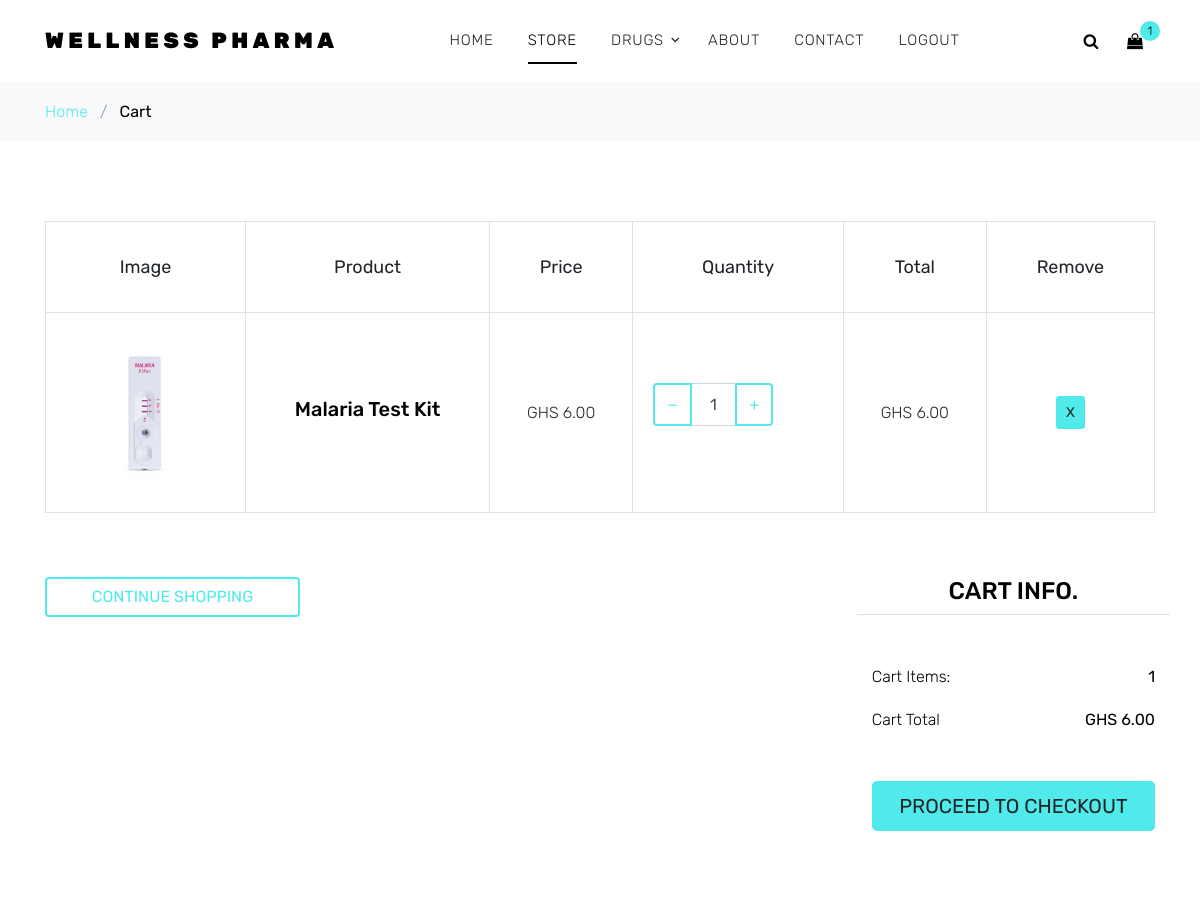
The page /cart (signed in, upper part) on the database as committed earlier.
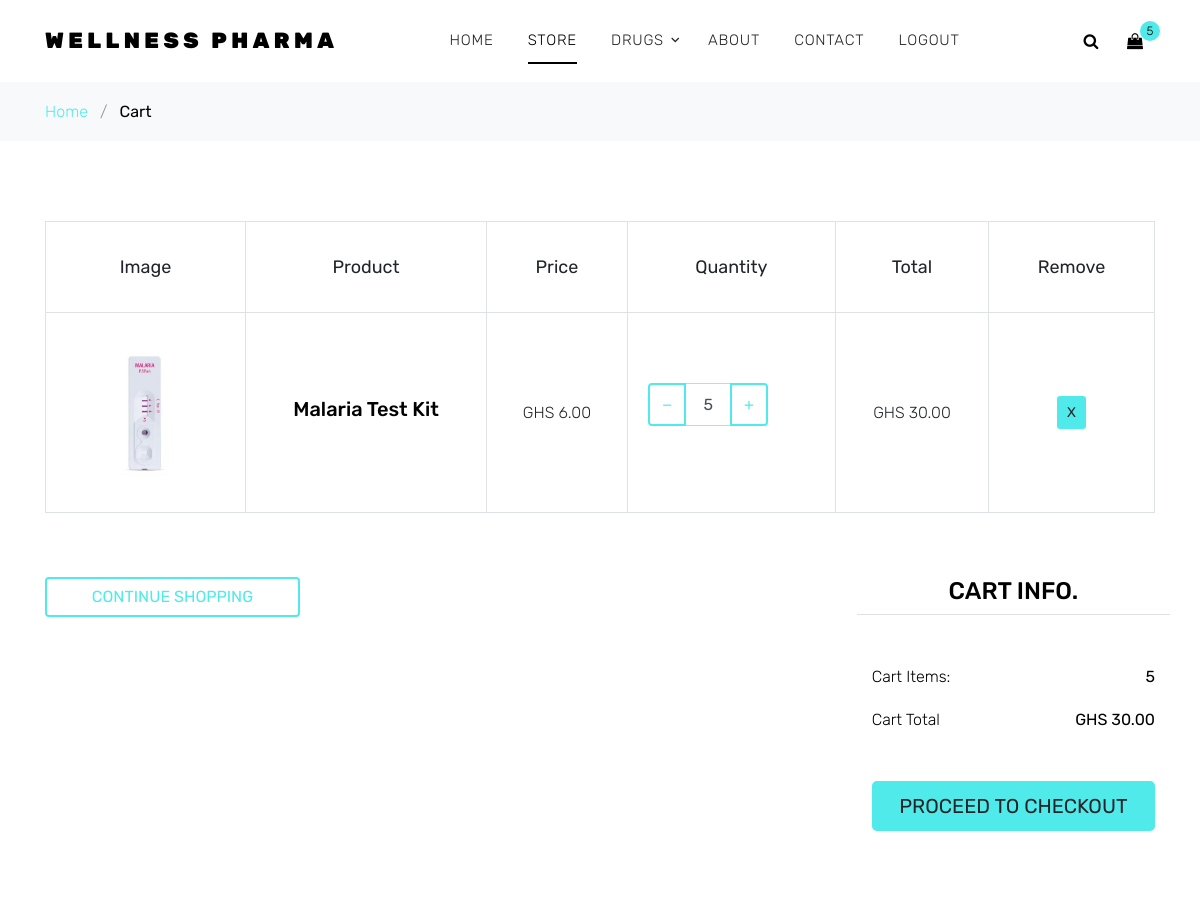
The same page on the database as committed later.
### myapp/models.py (models this page shows, shortened)
class OrderItem(models.Model):
    product = models.ForeignKey(Product, null=True, on_delete= models.SET_NULL, blank=True)
    order = models.ForeignKey(Order, null=True, on_delete= models.SET_NULL, blank=True)
    quantity = models.IntegerField(default=0, null=True, blank=True)
    date_added = models.DateTimeField( auto_now_add=True, null=True)
    @property
    def get_total(self):
        total = self.product.price * self.quantity
        return total

class Product(models.Model):
    CATEGORY = (
        ('Pain Relief', 'Pain Relief'),
        ('Oral Care', 'Oral Care'),
        ('First Aid', 'First Aid'),
        ('Vitamins & Minerals', 'Vitamins & Minerals'),
        ('Stomach & Bowel', 'Stomach & Bowel'),
        ('Cough, Cold & Flu', 'Cough, Cold & Flu'),
        ('Allergy & Hayfever', 'Allergy & Hayfever'),
        ('Sexual Health', 'Sexual Health'),
    )
    name = models.CharField(max_length=200, default='product name')
    description = models.TextField(max_length=6000, default='product description')
    image = models.ImageField(upload_to = "img/%y", null=True)
    price = models.FloatField(default='0.00')
    category = models.CharField(max_length=200, default='Not provided', choices=CATEGORY)
    date_created = models.DateTimeField( auto_now_add=True, null=True)
    tag = models.ManyToManyField(Tag)

class Order(models.Model):
    STATUS = (
        ('Pending', 'Pending'),
        ('Out for delivery', 'Out of delivery'),
        ('Delivered', 'Delivered'),
    )
    customer = models.ForeignKey(Customer, null=True, on_delete= models.SET_NULL, blank=True)
    date_created = models.DateTimeField( auto_now_add=True, null=True)
    complete = models.BooleanField(default=False, null=True, blank=False)
    status = models.CharField(max_length=200, null=True)
    transaction_id = models.CharField(max_length=200, null=True, blank=True)
    @property
    def get_cart_total(self):
        orderitems = self.orderitem_set.all()
        total = sum([item.get_total for item in orderitems])
        return total
    @property
    def get_cart_items(self):
        orderitems = self.orderitem_set.all()
        total = sum([item.quantity for item in orderitems])
        return total

### myapp/views.py (the view)
# urls.py: path('cart', views.cart, name='cart'),
def cart(request):
    if request.user.is_authenticated:
        customer = request.user.customer
        order, created = Order.objects.get_or_create(customer=customer, complete=False)
        items = order.orderitem_set.all()
        cartItems = order.get_cart_items
    else:
        items = []
        order = {'get_cart_total':0, 'get_cart_items':0, 'shipping':False}
        cartItems = order['get_cart_items']
    context = {'items': items, 'order': order, 'cartItems': cartItems}
    return render(request, 'cart.html', context)

### templates/cart.html (shortened to what the changed rows need)
{% load static %}
<!DOCTYPE html>
<html lang="en">
<head>
  <link rel="stylesheet" href="{% static 'fonts/icomoon/style.css' %}">
  <link rel="stylesheet" href="{% static 'css/bootstrap.min.css' %}">
  <link rel="stylesheet" href="{% static 'css/magnific-popup.css' %}">
  <link rel="stylesheet" href="{% static 'css/jquery-ui.css' %}">
  <link rel="stylesheet" href="{% static 'css/owl.carousel.min.css' %}">
  <link rel="stylesheet" href="{% static 'css/owl.theme.default.min.css' %}">
  <link rel="stylesheet" href="{% static 'css/aos.css' %}">
  <link rel="stylesheet" href="{% static 'css/style.css' %}">
</head>
<body>
  <div class="site-wrap">
    <div class="site-navbar py-2">
      <div class="container">
        <div class="d-flex align-items-center justify-content-between">
          <div class="icons">
            <a href="{% url 'cart' %}" class="icons-btn d-inline-block bag">
              <span class="icon-shopping-bag"></span>
              <span class="number">{{cartItems}}</span>
            </a>
          </div>
        </div>
      </div>
    </div>
    <div class="site-section">
      <div class="container">
        <div class="row mb-5">
          <form class="col-md-12" method="post">
            <div class="site-blocks-table">
              <table class="table table-bordered">
                <thead>
                  <tr>
                    <th class="product-thumbnail">Image</th>
                    <th class="product-name">Product</th>
                    <th class="product-price">Price</th>
                    <th class="product-quantity">Quantity</th>
                    <th class="product-total">Total</th>
                    <th class="product-remove">Remove</th>
                  </tr>
                </thead>
                {% for item in items %}
                <tbody>
                  <tr>
                    <td class="product-thumbnail">
                      <img src="{{item.product.image.url}}" alt="Image" class="img-fluid">
                    </td>
                    <td class="product-name">
                      <h2 class="h5 text-black">{{item.product.name}}</h2>
                    </td>
                    <td>GHS {{item.product.price|floatformat:2}}</td>
                    <td>
                      <div class="input-group mb-3" style="max-width: 120px;">
                        <div class="input-group-prepend">
                          <button data-product={{item.product.id}} data-action='remove' class="btn btn-outline-primary js-btn-minus update-cart" type="button">&minus;</button>
                        </div>
                        <input type="text" class="form-control text-center" value="{{item.quantity}}" placeholder=""
                          aria-label="Example text with button addon" aria-describedby="button-addon1">
                        <div class="input-group-append">
                          <button data-product={{item.product.id}} data-action="add" class="btn btn-outline-primary js-btn-plus update-cart" type="button">&plus;</button>
                        </div>
                      </div>
                    </td>
                    <td>GHS {{item.get_total|floatformat:2}}</td>
                    <td><a data-product={{item.product.id}} data-action='delete' class="btn btn-primary height-auto btn-sm update-cart">X</a></td>
                  </tr>
                </tbody>
                {% endfor %}
              </table>
            </div>
          </form>
        </div>
        <div class="row">
          <div class="col-md-6 pl-5">
            <div class="row justify-content-end">
              <div class="col-md-7">
                  <div class="row mb-3">
                    <div class="col-md-6 text-right">
                      <strong class="text-black">{{order.get_cart_items}}</strong>
                    </div>
                  </div>
                  <div class="row mb-5">
                    <div class="col-md-6 text-right">
                      <strong class="text-black">GHS {{order.get_cart_total|floatformat:2}}</strong>
                    </div>
                  </div>
              </div>
            </div>
          </div>
        </div>
      </div>
    </div>
  </div>
</body>
</html>

Rows that differ between the two databases and show on the page:
changed OrderItem "Malaria Test Kit": quantity "1" → "5"; get_total "6.00" → "30.00"
changed through a linked row, Order: get_cart_items "1" → "5"; get_cart_total "6.00" → "30.00"
Other text that changed with them:
{{ cartItems }}: "1" → "5"
